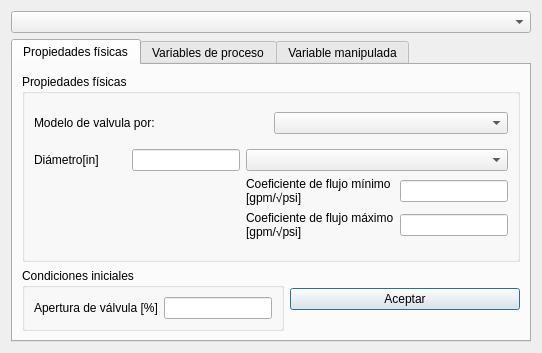
<?xml version="1.0" encoding="UTF-8"?>
<ui version="4.0">
 <class>Dialog</class>
 <widget class="QDialog" name="Dialog">
  <property name="geometry">
   <rect>
    <x>0</x>
    <y>0</y>
    <width>542</width>
    <height>353</height>
   </rect>
  </property>
  <property name="windowTitle">
   <string>Dialog</string>
  </property>
  <layout class="QVBoxLayout" name="verticalLayout_3">
   <item>
    <widget class="QComboBox" name="ComBox_Valve_Type"/>
   </item>
   <item>
    <widget class="QTabWidget" name="Valve_tabWidget">
     <property name="currentIndex">
      <number>0</number>
     </property>
     <widget class="QWidget" name="Valve_tab_1">
      <attribute name="title">
       <string>Propiedades físicas</string>
      </attribute>
      <layout class="QGridLayout" name="gridLayout_2">
       <item row="0" column="0" colspan="2">
        <widget class="QGroupBox" name="Phisycal_Properties_GrBx">
         <property name="title">
          <string>Propiedades físicas</string>
         </property>
         <layout class="QVBoxLayout" name="verticalLayout">
          <item>
           <layout class="QHBoxLayout" name="horizontalLayout">
            <item>
             <widget class="QLabel" name="label">
              <property name="sizePolicy">
               <sizepolicy hsizetype="Preferred" vsizetype="Fixed">
                <horstretch>0</horstretch>
                <verstretch>0</verstretch>
               </sizepolicy>
              </property>
              <property name="text">
               <string>Modelo de valvula por:</string>
              </property>
             </widget>
            </item>
            <item>
             <widget class="QComboBox" name="ComBox_Diameter_or_FlowCoeff">
              <property name="sizePolicy">
               <sizepolicy hsizetype="Minimum" vsizetype="Fixed">
                <horstretch>0</horstretch>
                <verstretch>0</verstretch>
               </sizepolicy>
              </property>
             </widget>
            </item>
           </layout>
          </item>
          <item>
           <layout class="QGridLayout" name="gridLayout">
            <item row="0" column="0">
             <widget class="QLabel" name="label_Valve_Diameter">
              <property name="sizePolicy">
               <sizepolicy hsizetype="Preferred" vsizetype="Fixed">
                <horstretch>0</horstretch>
                <verstretch>0</verstretch>
               </sizepolicy>
              </property>
              <property name="text">
               <string>Diámetro[in]</string>
              </property>
             </widget>
            </item>
            <item row="0" column="1">
             <widget class="QLineEdit" name="Valve_Diameter">
              <property name="sizePolicy">
               <sizepolicy hsizetype="Fixed" vsizetype="Fixed">
                <horstretch>0</horstretch>
                <verstretch>0</verstretch>
               </sizepolicy>
              </property>
             </widget>
            </item>
            <item row="0" column="2" colspan="2">
             <widget class="QComboBox" name="ComBox_Cv_or_Kv">
              <property name="sizePolicy">
               <sizepolicy hsizetype="Minimum" vsizetype="Fixed">
                <horstretch>0</horstretch>
                <verstretch>0</verstretch>
               </sizepolicy>
              </property>
             </widget>
            </item>
            <item row="1" column="2">
             <widget class="QLabel" name="label_Min_Coeff_Flow">
              <property name="sizePolicy">
               <sizepolicy hsizetype="Preferred" vsizetype="Fixed">
                <horstretch>0</horstretch>
                <verstretch>0</verstretch>
               </sizepolicy>
              </property>
              <property name="text">
               <string>Coeficiente de flujo mínimo
[gpm/√psi]</string>
              </property>
             </widget>
            </item>
            <item row="1" column="3">
             <widget class="QLineEdit" name="Min_Coeff_Flow">
              <property name="sizePolicy">
               <sizepolicy hsizetype="Fixed" vsizetype="Fixed">
                <horstretch>0</horstretch>
                <verstretch>0</verstretch>
               </sizepolicy>
              </property>
             </widget>
            </item>
            <item row="2" column="2">
             <widget class="QLabel" name="label_Max_Coeff_Flowe">
              <property name="sizePolicy">
               <sizepolicy hsizetype="Preferred" vsizetype="Fixed">
                <horstretch>0</horstretch>
                <verstretch>0</verstretch>
               </sizepolicy>
              </property>
              <property name="text">
               <string>Coeficiente de flujo máximo
[gpm/√psi]</string>
              </property>
             </widget>
            </item>
            <item row="2" column="3">
             <widget class="QLineEdit" name="Max_Coeff_Flow">
              <property name="sizePolicy">
               <sizepolicy hsizetype="Fixed" vsizetype="Fixed">
                <horstretch>0</horstretch>
                <verstretch>0</verstretch>
               </sizepolicy>
              </property>
             </widget>
            </item>
           </layout>
          </item>
         </layout>
        </widget>
       </item>
       <item row="1" column="0">
        <widget class="QGroupBox" name="Initial_Conditions_GrBx">
         <property name="title">
          <string>Condiciones iniciales</string>
         </property>
         <layout class="QVBoxLayout" name="verticalLayout_2">
          <item>
           <layout class="QHBoxLayout" name="horizontalLayout_2">
            <item>
             <widget class="QLabel" name="label_Initial_Valve_Opening">
              <property name="sizePolicy">
               <sizepolicy hsizetype="Preferred" vsizetype="Fixed">
                <horstretch>0</horstretch>
                <verstretch>0</verstretch>
               </sizepolicy>
              </property>
              <property name="text">
               <string>Apertura de válvula [%]</string>
              </property>
             </widget>
            </item>
            <item>
             <widget class="QLineEdit" name="Initial_Valve_Opening">
              <property name="sizePolicy">
               <sizepolicy hsizetype="Fixed" vsizetype="Fixed">
                <horstretch>0</horstretch>
                <verstretch>0</verstretch>
               </sizepolicy>
              </property>
              <property name="readOnly">
               <bool>false</bool>
              </property>
             </widget>
            </item>
           </layout>
          </item>
         </layout>
        </widget>
       </item>
       <item row="1" column="1">
        <widget class="QPushButton" name="OKButton_Valve">
         <property name="text">
          <string>Aceptar</string>
         </property>
        </widget>
       </item>
      </layout>
     </widget>
     <widget class="QWidget" name="Valve_tab_2">
      <attribute name="title">
       <string>Variables de proceso</string>
      </attribute>
      <layout class="QGridLayout" name="gridLayout_3">
       <item row="0" column="0">
        <widget class="QGroupBox" name="Input_fluid_GrBx">
         <property name="title">
          <string>Fluido de entrada</string>
         </property>
         <layout class="QGridLayout" name="gridLayout_4">
          <item row="0" column="0">
           <widget class="QLabel" name="label_InFluid_Flow">
            <property name="sizePolicy">
             <sizepolicy hsizetype="Preferred" vsizetype="Fixed">
              <horstretch>0</horstretch>
              <verstretch>0</verstretch>
             </sizepolicy>
            </property>
            <property name="text">
             <string>Flujo másico [t/h]</string>
            </property>
           </widget>
          </item>
          <item row="0" column="1">
           <widget class="QLineEdit" name="InFluid_Flow">
            <property name="sizePolicy">
             <sizepolicy hsizetype="Fixed" vsizetype="Fixed">
              <horstretch>0</horstretch>
              <verstretch>0</verstretch>
             </sizepolicy>
            </property>
            <property name="readOnly">
             <bool>true</bool>
            </property>
           </widget>
          </item>
          <item row="1" column="0">
           <widget class="QLabel" name="label_InFluid_Press">
            <property name="sizePolicy">
             <sizepolicy hsizetype="Preferred" vsizetype="Fixed">
              <horstretch>0</horstretch>
              <verstretch>0</verstretch>
             </sizepolicy>
            </property>
            <property name="text">
             <string>Presión [Pa]</string>
            </property>
           </widget>
          </item>
          <item row="1" column="1">
           <widget class="QLineEdit" name="InFluid_Press">
            <property name="sizePolicy">
             <sizepolicy hsizetype="Fixed" vsizetype="Fixed">
              <horstretch>0</horstretch>
              <verstretch>0</verstretch>
             </sizepolicy>
            </property>
            <property name="readOnly">
             <bool>true</bool>
            </property>
           </widget>
          </item>
         </layout>
        </widget>
       </item>
       <item row="0" column="1">
        <widget class="QGroupBox" name="Output_fluid_GrBx">
         <property name="title">
          <string>Fluido de salida</string>
         </property>
         <layout class="QGridLayout" name="gridLayout_5">
          <item row="0" column="0">
           <widget class="QLabel" name="label_OutFluid_Flow">
            <property name="sizePolicy">
             <sizepolicy hsizetype="Preferred" vsizetype="Fixed">
              <horstretch>0</horstretch>
              <verstretch>0</verstretch>
             </sizepolicy>
            </property>
            <property name="text">
             <string>Flujo másico [t/h]</string>
            </property>
           </widget>
          </item>
          <item row="0" column="1">
           <widget class="QLineEdit" name="OutFluid_Flow">
            <property name="sizePolicy">
             <sizepolicy hsizetype="Fixed" vsizetype="Fixed">
              <horstretch>0</horstretch>
              <verstretch>0</verstretch>
             </sizepolicy>
            </property>
            <property name="readOnly">
             <bool>true</bool>
            </property>
           </widget>
          </item>
          <item row="1" column="0">
           <widget class="QLabel" name="label_OutFluid_Press">
            <property name="sizePolicy">
             <sizepolicy hsizetype="Preferred" vsizetype="Fixed">
              <horstretch>0</horstretch>
              <verstretch>0</verstretch>
             </sizepolicy>
            </property>
            <property name="text">
             <string>Presión [Pa]</string>
            </property>
           </widget>
          </item>
          <item row="1" column="1">
           <widget class="QLineEdit" name="OutFluid_Press">
            <property name="sizePolicy">
             <sizepolicy hsizetype="Fixed" vsizetype="Fixed">
              <horstretch>0</horstretch>
              <verstretch>0</verstretch>
             </sizepolicy>
            </property>
            <property name="readOnly">
             <bool>true</bool>
            </property>
           </widget>
          </item>
         </layout>
        </widget>
       </item>
      </layout>
     </widget>
     <widget class="QWidget" name="Valve_tab_3">
      <attribute name="title">
       <string>Variable manipulada</string>
      </attribute>
      <layout class="QVBoxLayout" name="verticalLayout_4">
       <item>
        <layout class="QHBoxLayout" name="horizontalLayout_3">
         <item>
          <widget class="QLabel" name="label_Valve_Opening">
           <property name="sizePolicy">
            <sizepolicy hsizetype="Preferred" vsizetype="Fixed">
             <horstretch>0</horstretch>
             <verstretch>0</verstretch>
            </sizepolicy>
           </property>
           <property name="text">
            <string>Porcentaje de apertura de valvula</string>
           </property>
          </widget>
         </item>
         <item>
          <widget class="QSpinBox" name="Manipulated_Valve_Opening"/>
         </item>
        </layout>
       </item>
      </layout>
     </widget>
    </widget>
   </item>
  </layout>
 </widget>
 <resources/>
 <connections/>
</ui>
